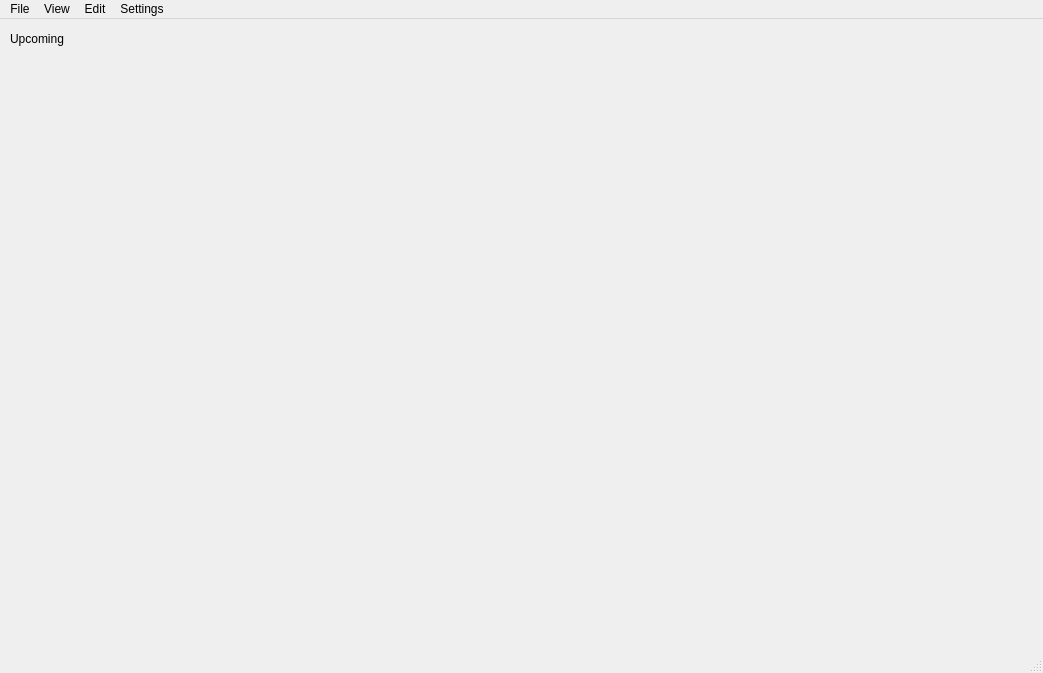
<?xml version="1.0" encoding="UTF-8"?>
<ui version="4.0">
 <class>MainWindow</class>
 <widget class="QMainWindow" name="MainWindow">
  <property name="geometry">
   <rect>
    <x>0</x>
    <y>0</y>
    <width>1043</width>
    <height>673</height>
   </rect>
  </property>
  <property name="windowTitle">
   <string>MainWindow</string>
  </property>
  <widget class="QWidget" name="centralwidget">
   <widget class="QLabel" name="label">
    <property name="geometry">
     <rect>
      <x>10</x>
      <y>10</y>
      <width>81</width>
      <height>20</height>
     </rect>
    </property>
    <property name="text">
     <string>Upcoming</string>
    </property>
   </widget>
  </widget>
  <widget class="QMenuBar" name="menubar">
   <property name="geometry">
    <rect>
     <x>0</x>
     <y>0</y>
     <width>1043</width>
     <height>26</height>
    </rect>
   </property>
   <widget class="QMenu" name="menuFile">
    <property name="title">
     <string>File</string>
    </property>
   </widget>
   <widget class="QMenu" name="menuView">
    <property name="title">
     <string>View</string>
    </property>
   </widget>
   <widget class="QMenu" name="menuEdit">
    <property name="title">
     <string>Edit</string>
    </property>
   </widget>
   <widget class="QMenu" name="menuSettings">
    <property name="title">
     <string>Settings</string>
    </property>
   </widget>
   <addaction name="menuFile"/>
   <addaction name="menuView"/>
   <addaction name="menuEdit"/>
   <addaction name="menuSettings"/>
  </widget>
  <widget class="QStatusBar" name="statusbar"/>
 </widget>
 <resources/>
 <connections/>
</ui>
